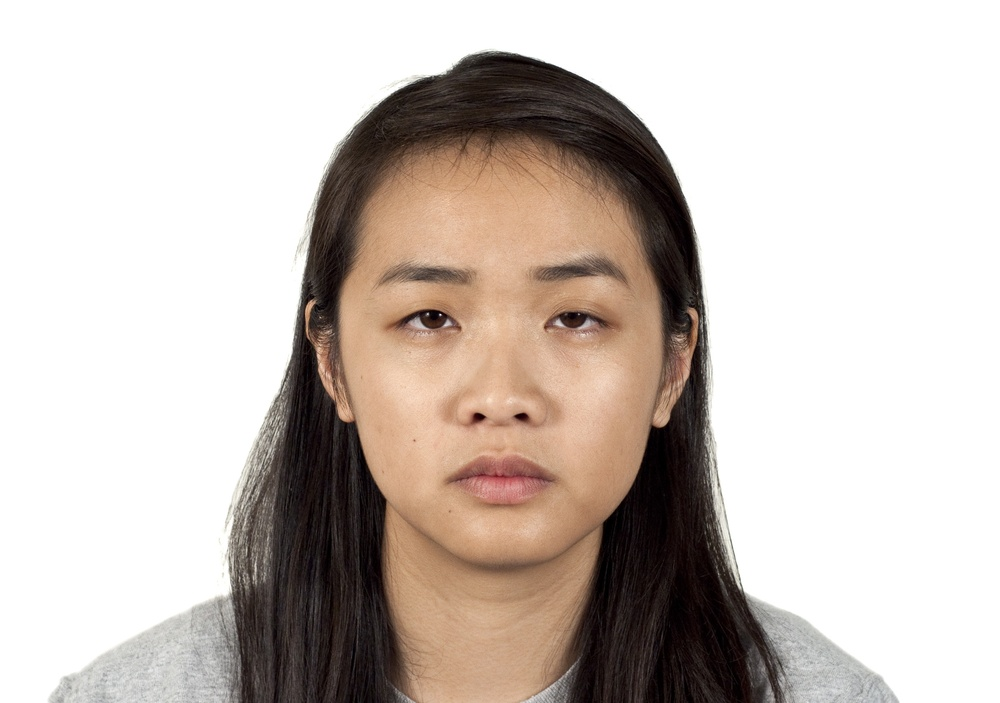
#> input picture me/CFD-AF-201-060-N.jpg, 1000 x 703 px, shrunk from 2444 x 1718 before the run; its folder holds 4 pictures in this run
$ python image_crop.py
#> lines starting #> are read from the running program, lines starting #| are printed output that depends on the picture
import glob
from PIL import Image

def splitFilename(filename):
    res = filename.split("/")
    return res[1]

useFullSet = False
path  = ""
cropped_path = ""

if (useFullSet):
    path = "full_set"
    cropped_path = "cropped_full_set"
else:
    path = "me"
    cropped_path = "cropped_me"


i = 0
for filename in glob.glob(path + '/*.jpg'):
    name = splitFilename(filename)
    original_image = Image.open(filename)
#> original_image is the input picture: PIL image 1000x703 RGB; mean R, G, B 202.5, 192.5, 186
    width, height = original_image.size
#> width = 1000; height = 703
    left, top, right, bottom = int(width*0.345), int(height*0.276), int(width*0.665), int(height*0.742)
#> left = 345; top = 194; right = 665; bottom = 521
    cropped_image = original_image.crop((left, top, right, bottom))
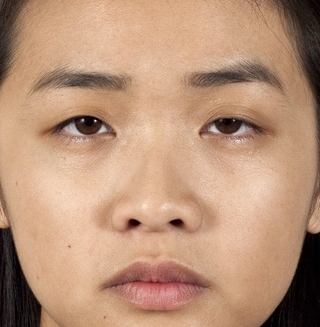
#> cropped_image: PIL image 320x327 RGB; mean R, G, B 185.5, 146.9, 120.5
    cropped_image.save(cropped_path + '/' + name)
    i += 1

    print(i)
#> pass 2 of the loop `for filename in glob.glob(path + '/*.jpg'):`:
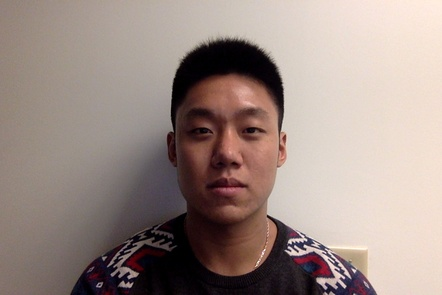
#> input picture me/CFD-AF-240-0-N.jpg, 442 x 295 px, shrunk from 1080 x 720 before the run
#> original_image is the input picture: PIL image 442x295 RGB; mean R, G, B 157.1, 140.7, 134
#> `cropped_image = original_image.crop((left, top, right, bottom))`:
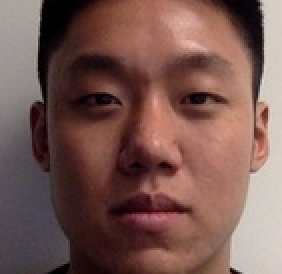
#> cropped_image: PIL image 141x137 RGB (shown 2 times larger); mean R, G, B 120, 87.7, 81.6

    # 850 375 1625 1475
